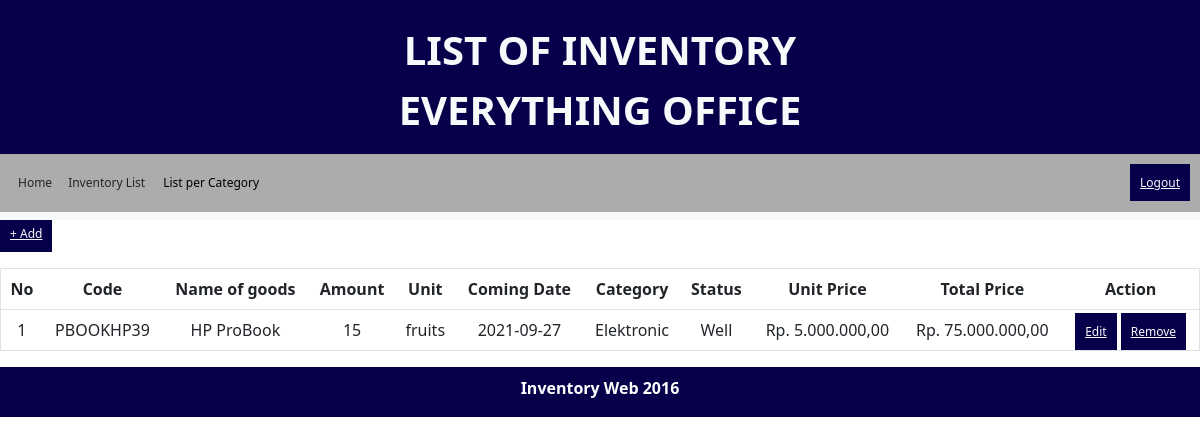
The app's page /inventariselektronik.php with its own data.
### tables this page shows
CREATE TABLE `inventaris` (
  `item_id` varchar(10) NOT NULL,
  `item_name` varchar(30) DEFAULT NULL,
  `amount` int(11) DEFAULT NULL,
  `unit` varchar(15) DEFAULT NULL,
  `arrival_date` date DEFAULT NULL,
  `category` varchar(20) DEFAULT NULL,
  `item_status` varchar(20) DEFAULT NULL,
  `price` int(20) DEFAULT NULL
);

### functions.php (called while the page is built, shortened)
<?php
	$koneksi = mysqli_connect("localhost", "root", "", "responsi");
	function query($query) {
		global $koneksi;
		$result = mysqli_query($koneksi, $query);
		$rows = [];
		while( $row = mysqli_fetch_assoc($result) ) {
			$rows[] = $row;
		}
		return $rows;
	}
?>

### inventariselektronik.php (the view, shortened to what this page needs)
<?php
require 'functions.php';
$inventaris = query("SELECT * FROM inventaris WHERE category='Elektronic'");
?>
<!DOCTYPE html>
<html lang="en">
<head>
    <link href="https://cdn.jsdelivr.net/npm/bootstrap@5.1.3/dist/css/bootstrap.min.css" rel="stylesheet">
	<link rel="stylesheet" href="https://stackpath.bootstrapcdn.com/font-awesome/4.7.0/css/font-awesome.min.css">
	<link rel="stylesheet" type="text/css" href="css/style.css">
</head>
<body>
<nav class="topnav navbar-dark bg-blue">
  <p class="judul text-light">
    LIST OF INVENTORY<br>
    EVERYTHING OFFICE
  </p>
</nav>
<nav class="navbar navbar-expand-lg navbar-light bg-light">
  <div class="collapse navbar-collapse nav-link" id="navbarNavDropdown">
    <ul class="navbar-nav">
      <li class="nav-item active">
        <a class="nav-link text-dark" href="home.php">Home</a>
      </li>
      <li class="nav-item">
        <a class="nav-link text-dark" href="inventaris.php">Inventory List</a>
      </li>
      <li class="dropdown">
        <button class="dropbtn">List per Category</button>
      </li>
    </ul>
    <ul class="navbar-nav ms-auto">
      <li class="nav-item">
        <a class="nav-blue text-light" href="logout.php">Logout</a>
      </li>
    </ul>
  </div>
</nav>
<div class="body">
    <ul class="navbar-nav ms-auto">
      <li class="nav-item">
        <a class="nav-blue text-light" href="tambah.php">+ Add</a><br><br>
      </li>
    </ul>
    <table class="table" border="1" cellpadding="10" cellspacing="0">
        <tr>
        <th>No</th>
            <th>Code</th>
            <th>Name of goods</th>
            <th>Amount</th>
            <th>Unit</th>
            <th>Coming Date</th>
            <th>Category</th>
            <th>Status</th>
            <th>Unit Price</th>
            <th>Total Price</th>
            <th>Action</th>
        </tr>
        <?php $i = 1; ?>
	    <?php foreach ($inventaris as $inv) : ?>
        <tr>
            <td><?= $i ?></td>
            <td><?= $inv["item_id"]; ?></td>
            <td><?= $inv["item_name"]; ?></td>
            <td><?= $inv["amount"]; ?></td>
			<td><?= $inv["unit"]; ?></td>
    		<td><?= $inv["arrival_date"]; ?></td>
	    	<td><?= $inv["category"]; ?></td>
		    <td><?= $inv["item_status"]; ?></td>
        <?php $num=$inv["price"]; ?>
            <?php $numformat = number_format($num,2,",","."); ?>
			      <td>Rp. <?php echo $numformat; ?></td>
            <td>Rp. <?php $total=$inv["price"]*$inv["amount"]; $totalFormat = number_format($total,2,",","."); echo $totalFormat; ?></td>
	  		<td>
		    	<a class="nav-blue text-light" href="edit.php?item_id=<?= $inv["item_id"]; ?>">Edit</a>
				<a class="nav-blue text-light" href="hapus.php?item_id=<?= $inv["item_id"]; ?>" onclick="return confirm('Are You Sure?');">Remove</a>
		    </td>
		</tr>
		<?php $i++; ?>
    	<?php endforeach; ?>
    </table>
</div>
<div class="footer bg-blue">
		<p>Inventory Web 2016</p>
	</div>
</body>
</html>

### css/style.css (style rules this page uses)
.nav-link { background-color: #acacac; padding: 10px; font-size: 12px; border: none; }
.collapse { margin-top: -10px; }
.nav-blue { background-color: #050049; padding: 10px; font-size: 12px; border: none; }
.dropbtn { background-color: #acacac; color: rgb(0, 0, 0); padding: 10px; font-size: 12px; border: none; }
.dropdown { position: relative; display: inline-block; }
.bg-blue { background-color: #050049 }
nav.topnav { text-align: center; font-size:40px; margin-bottom:-20px; padding: 20px; }
p.judul { font-weight: bold; }
div.footer { text-align: center; font-weight: bold; color: #fff; padding-top: 9px; padding-bottom: 1px; }
th { text-align: center; }
td { text-align: center; }

### records on screen
inventaris: item_id "PBOOKHP39", item_name "HP ProBook", amount "15", unit "fruits", arrival_date "2021-09-27", category "Elektronic", item_status "Well", price "5.000.000,00", totalFormat "75.000.000,00"
